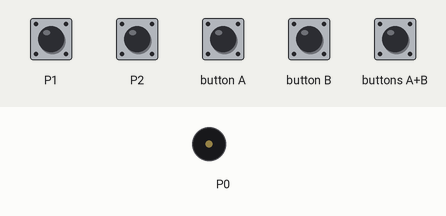
Simulated run of this program. Board: BBC micro:bit (MakeCode). Shown: buzzer (waves = sounding). Inputs (shaded band) come from the test bench.

Above: at 1.2 s.
1.3 s: touch pin P1 pressed for 0.15 s
At 1.8 s:
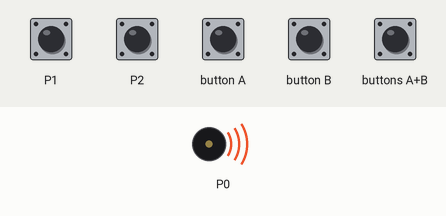
3.7 s: buttons A+B pressed for 0.15 s
At 6.0 s:
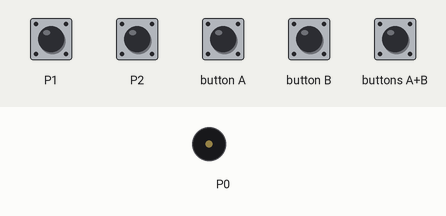
6.8 s: buttons A+B pressed for 1 s
Timing chart, 0 to 13.3 s (numbered marks = the images above; inputs shaded):
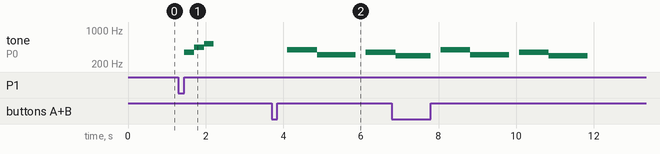

Measured:
- after the input at 1.3 s, tone on P0: silent → 349 Hz after 0.15 s, → 440 Hz 0.26 s later, → 523 Hz 0.26 s later, → silent 0.25 s later
- after the input at 3.7 s, tone on P0: silent → 392 Hz after 0.41 s, → 311 Hz 0.77 s later, → silent 1.0 s later, → 349 Hz 0.26 s later

The program:

main.ts
```typescript
input.onButtonPressed(Button.A, function () {
    F = F / 2
    A = A / 2
    C = C / 2
    E = E / 2
})
input.onPinPressed(TouchPin.P2, function () {
    music.playTone(A, music.beat(BeatFraction.Half))
    music.playTone(C, music.beat(BeatFraction.Half))
    music.playTone(E, music.beat(BeatFraction.Half))
})
input.onButtonPressed(Button.AB, function () {
    music.startMelody(music.builtInMelody(Melodies.Dadadadum), MelodyOptions.Once)
})
input.onButtonPressed(Button.B, function () {
    F = F * 2
    A = A * 2
    C = C * 2
    E = E * 2
})
input.onPinPressed(TouchPin.P1, function () {
    music.playTone(F, music.beat(BeatFraction.Half))
    music.playTone(A, music.beat(BeatFraction.Half))
    music.playTone(C, music.beat(BeatFraction.Half))
})
let E = 0
let C = 0
let A = 0
let F = 0
F = 349
A = 440
C = 523
E = 659
```

test.ts
```typescript
// 在這裡測試；當此封包作為擴充功能時，將不會編譯此內容。
```
